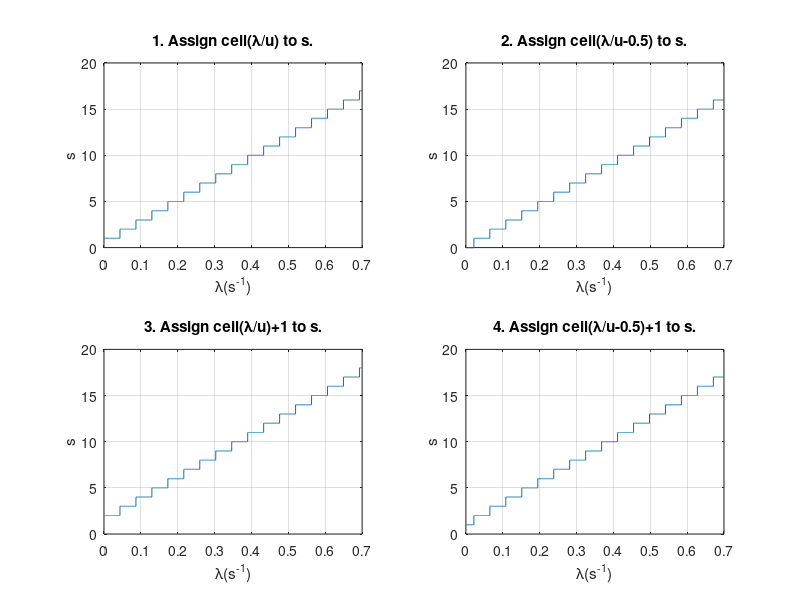

The MATLAB source for this figure:
u=0.0433;
X=zeros(1,10000);
Y=zeros(1,10000);
dx=0.00007;           %set the micro element as dx=0.00007

%draw figure 1 to show the relation between s and lamda on
%condition that 's=ceil(lamda/u)'
for i=1:10000
    X(i)=i*dx;
    Y(i)=ceil(i*dx/u);
end
subplot(2,2,1);
plot(X,Y);
grid on;
xlabel('\lambda(s^-^1)');
ylabel('s');
title('1. Assign ceil(\lambda/u) to s.');

%draw figure 2 to show the relation between s and lamda on
%condition that 's=ceil(lamda/u-0.5)'
for i=1:10000
    X(i)=i*dx;
    Y(i)=ceil(i*dx/u-0.5);
end
subplot(2,2,2);
plot(X,Y);
grid on;
xlabel('\lambda(s^-^1)');
ylabel('s');
title('2. Assign ceil(\lambda/u-0.5) to s.');

%draw figure 3 to show the relation between s and lamda on
%condition that 's=ceil(lamda/u)+1'
for i=1:10000
    X(i)=i*dx;
    Y(i)=ceil(i*dx/u)+1;
end
subplot(2,2,3);
plot(X,Y);
grid on;
xlabel('\lambda(s^-^1)');
ylabel('s');
title('3. Assign ceil(\lambda/u)+1 to s.');

%draw figure 4 to show the relation between s and lamda on
%condition that 's=ceil(lamda/u-0.5)+1'
for i=1:10000
    X(i)=i*dx;
    Y(i)=ceil(i*dx/u-0.5)+1;
end
subplot(2,2,4);
plot(X,Y);
grid on;
xlabel('\lambda(s^-^1)');
ylabel('s');
title('4. Assign ceil(\lambda/u-0.5)+1 to s.');

